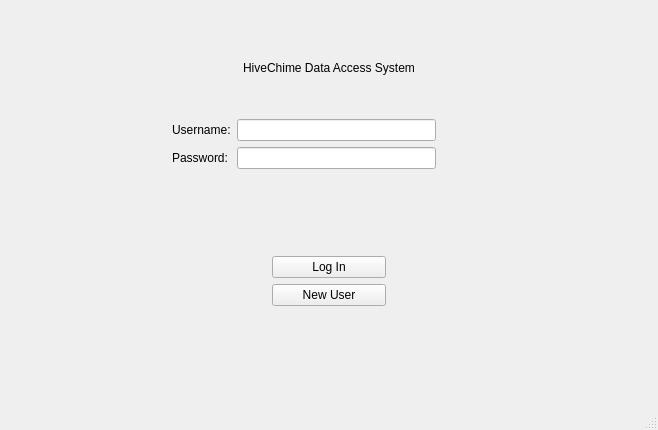
<?xml version="1.0" encoding="UTF-8"?>
<ui version="4.0">
 <class>MainWindow</class>
 <widget class="QMainWindow" name="MainWindow">
  <property name="geometry">
   <rect>
    <x>0</x>
    <y>0</y>
    <width>658</width>
    <height>430</height>
   </rect>
  </property>
  <property name="windowTitle">
   <string>MainWindow</string>
  </property>
  <widget class="QWidget" name="centralWidget">
   <layout class="QHBoxLayout" name="horizontalLayout">
    <item>
     <widget class="QStackedWidget" name="stackedWidget">
      <widget class="QWidget" name="s_login">
       <layout class="QVBoxLayout" name="verticalLayout">
        <item>
         <widget class="QLabel" name="s0_l_title">
          <property name="text">
           <string>HiveChime Data Access System</string>
          </property>
          <property name="alignment">
           <set>Qt::AlignCenter</set>
          </property>
         </widget>
        </item>
        <item>
         <layout class="QFormLayout" name="inputs">
          <property name="fieldGrowthPolicy">
           <enum>QFormLayout::AllNonFixedFieldsGrow</enum>
          </property>
          <property name="labelAlignment">
           <set>Qt::AlignLeading|Qt::AlignLeft|Qt::AlignVCenter</set>
          </property>
          <property name="formAlignment">
           <set>Qt::AlignLeading|Qt::AlignLeft|Qt::AlignTop</set>
          </property>
          <property name="leftMargin">
           <number>150</number>
          </property>
          <property name="rightMargin">
           <number>200</number>
          </property>
          <item row="0" column="0">
           <widget class="QLabel" name="s0_l_username">
            <property name="text">
             <string>Username:</string>
            </property>
           </widget>
          </item>
          <item row="0" column="1">
           <widget class="QLineEdit" name="s0_le_username">
            <property name="text">
             <string/>
            </property>
           </widget>
          </item>
          <item row="1" column="0">
           <widget class="QLabel" name="s0_l_password">
            <property name="text">
             <string>Password:</string>
            </property>
           </widget>
          </item>
          <item row="1" column="1">
           <widget class="QLineEdit" name="s0_le_password">
            <property name="text">
             <string/>
            </property>
            <property name="echoMode">
             <enum>QLineEdit::Password</enum>
            </property>
           </widget>
          </item>
         </layout>
        </item>
        <item>
         <spacer name="verticalSpacer">
          <property name="orientation">
           <enum>Qt::Vertical</enum>
          </property>
          <property name="sizeType">
           <enum>QSizePolicy::Fixed</enum>
          </property>
          <property name="sizeHint" stdset="0">
           <size>
            <width>20</width>
            <height>40</height>
           </size>
          </property>
         </spacer>
        </item>
        <item>
         <layout class="QVBoxLayout" name="buttons">
          <property name="sizeConstraint">
           <enum>QLayout::SetDefaultConstraint</enum>
          </property>
          <property name="leftMargin">
           <number>250</number>
          </property>
          <property name="rightMargin">
           <number>250</number>
          </property>
          <item>
           <widget class="QPushButton" name="s0_pb_Login">
            <property name="maximumSize">
             <size>
              <width>620</width>
              <height>16777215</height>
             </size>
            </property>
            <property name="text">
             <string>Log In</string>
            </property>
           </widget>
          </item>
          <item>
           <widget class="QPushButton" name="s0_pb_NewUser">
            <property name="text">
             <string>New User</string>
            </property>
           </widget>
          </item>
         </layout>
        </item>
        <item>
         <widget class="QLabel" name="s0_l_status">
          <property name="maximumSize">
           <size>
            <width>16777215</width>
            <height>74</height>
           </size>
          </property>
          <property name="text">
           <string/>
          </property>
          <property name="alignment">
           <set>Qt::AlignCenter</set>
          </property>
          <property name="wordWrap">
           <bool>true</bool>
          </property>
         </widget>
        </item>
       </layout>
      </widget>
      <widget class="QWidget" name="s_newUser">
       <widget class="QLabel" name="s1_l_status">
        <property name="geometry">
         <rect>
          <x>460</x>
          <y>80</y>
          <width>181</width>
          <height>201</height>
         </rect>
        </property>
        <property name="text">
         <string/>
        </property>
        <property name="alignment">
         <set>Qt::AlignCenter</set>
        </property>
        <property name="wordWrap">
         <bool>true</bool>
        </property>
       </widget>
       <widget class="QWidget" name="layoutWidget">
        <property name="geometry">
         <rect>
          <x>200</x>
          <y>10</y>
          <width>261</width>
          <height>281</height>
         </rect>
        </property>
        <layout class="QVBoxLayout" name="verticalLayout_2">
         <item>
          <widget class="QLabel" name="s1_l_title">
           <property name="text">
            <string>New User</string>
           </property>
           <property name="alignment">
            <set>Qt::AlignCenter</set>
           </property>
          </widget>
         </item>
         <item>
          <layout class="QFormLayout" name="formLayout">
           <property name="horizontalSpacing">
            <number>0</number>
           </property>
           <item row="0" column="0">
            <widget class="QLabel" name="s1_l_username">
             <property name="text">
              <string>Username</string>
             </property>
             <property name="alignment">
              <set>Qt::AlignLeading|Qt::AlignLeft|Qt::AlignVCenter</set>
             </property>
            </widget>
           </item>
           <item row="0" column="1">
            <widget class="QLineEdit" name="s1_le_username"/>
           </item>
           <item row="1" column="0">
            <widget class="QLabel" name="s1_l_password">
             <property name="text">
              <string>Password</string>
             </property>
             <property name="alignment">
              <set>Qt::AlignCenter</set>
             </property>
            </widget>
           </item>
           <item row="1" column="1">
            <widget class="QLineEdit" name="s1_le_password">
             <property name="echoMode">
              <enum>QLineEdit::Password</enum>
             </property>
            </widget>
           </item>
           <item row="2" column="0">
            <widget class="QLabel" name="s1_l_confirmPassword">
             <property name="text">
              <string>Confirm Password</string>
             </property>
             <property name="alignment">
              <set>Qt::AlignCenter</set>
             </property>
            </widget>
           </item>
           <item row="2" column="1">
            <widget class="QLineEdit" name="s1_le_confirmPassword">
             <property name="echoMode">
              <enum>QLineEdit::Password</enum>
             </property>
            </widget>
           </item>
           <item row="3" column="0">
            <widget class="QLabel" name="s1_l_firstName">
             <property name="text">
              <string>First Name</string>
             </property>
             <property name="alignment">
              <set>Qt::AlignCenter</set>
             </property>
            </widget>
           </item>
           <item row="3" column="1">
            <widget class="QLineEdit" name="s1_le_firstName">
             <property name="text">
              <string/>
             </property>
            </widget>
           </item>
           <item row="4" column="0">
            <widget class="QLabel" name="s1_l_lastName">
             <property name="text">
              <string>Last Name</string>
             </property>
             <property name="alignment">
              <set>Qt::AlignCenter</set>
             </property>
            </widget>
           </item>
           <item row="4" column="1">
            <widget class="QLineEdit" name="s1_le_lastName">
             <property name="text">
              <string/>
             </property>
             <property name="echoMode">
              <enum>QLineEdit::Normal</enum>
             </property>
            </widget>
           </item>
           <item row="5" column="0">
            <widget class="QLabel" name="s1_l_email">
             <property name="text">
              <string>Email</string>
             </property>
             <property name="alignment">
              <set>Qt::AlignCenter</set>
             </property>
            </widget>
           </item>
           <item row="5" column="1">
            <widget class="QLineEdit" name="s1_le_email">
             <property name="text">
              <string/>
             </property>
             <property name="echoMode">
              <enum>QLineEdit::Normal</enum>
             </property>
            </widget>
           </item>
          </layout>
         </item>
         <item>
          <layout class="QHBoxLayout" name="horizontalLayout_2">
           <item>
            <widget class="QPushButton" name="s1_pb_back">
             <property name="text">
              <string>Back</string>
             </property>
            </widget>
           </item>
           <item>
            <widget class="QPushButton" name="s1_pb_CreateUser">
             <property name="text">
              <string>Create User</string>
             </property>
            </widget>
           </item>
          </layout>
         </item>
        </layout>
       </widget>
      </widget>
      <widget class="QWidget" name="s_forgotPassword">
       <widget class="QPushButton" name="s2_pb_reset">
        <property name="geometry">
         <rect>
          <x>250</x>
          <y>220</y>
          <width>121</width>
          <height>25</height>
         </rect>
        </property>
        <property name="text">
         <string>Reset Password</string>
        </property>
       </widget>
       <widget class="QLineEdit" name="s2_le_username">
        <property name="geometry">
         <rect>
          <x>230</x>
          <y>70</y>
          <width>171</width>
          <height>31</height>
         </rect>
        </property>
       </widget>
       <widget class="QLineEdit" name="s2_le_newPassword">
        <property name="geometry">
         <rect>
          <x>230</x>
          <y>120</y>
          <width>171</width>
          <height>31</height>
         </rect>
        </property>
        <property name="echoMode">
         <enum>QLineEdit::Password</enum>
        </property>
       </widget>
       <widget class="QLineEdit" name="s2_le_confPassword">
        <property name="geometry">
         <rect>
          <x>230</x>
          <y>170</y>
          <width>171</width>
          <height>31</height>
         </rect>
        </property>
        <property name="echoMode">
         <enum>QLineEdit::Password</enum>
        </property>
       </widget>
       <widget class="QLabel" name="s2_l_title">
        <property name="geometry">
         <rect>
          <x>233</x>
          <y>10</y>
          <width>171</width>
          <height>41</height>
         </rect>
        </property>
        <property name="text">
         <string>Reset password</string>
        </property>
        <property name="alignment">
         <set>Qt::AlignCenter</set>
        </property>
       </widget>
       <widget class="QLabel" name="s2_l_username">
        <property name="geometry">
         <rect>
          <x>80</x>
          <y>70</y>
          <width>131</width>
          <height>31</height>
         </rect>
        </property>
        <property name="text">
         <string>Username</string>
        </property>
        <property name="alignment">
         <set>Qt::AlignCenter</set>
        </property>
       </widget>
       <widget class="QLabel" name="s2_l_newPassword">
        <property name="geometry">
         <rect>
          <x>80</x>
          <y>120</y>
          <width>131</width>
          <height>31</height>
         </rect>
        </property>
        <property name="text">
         <string>New Password</string>
        </property>
        <property name="alignment">
         <set>Qt::AlignCenter</set>
        </property>
       </widget>
       <widget class="QLabel" name="s2_l_confPassword">
        <property name="geometry">
         <rect>
          <x>80</x>
          <y>170</y>
          <width>131</width>
          <height>31</height>
         </rect>
        </property>
        <property name="text">
         <string>Confirm Password</string>
        </property>
        <property name="alignment">
         <set>Qt::AlignCenter</set>
        </property>
       </widget>
       <widget class="QLabel" name="s2_l_status">
        <property name="geometry">
         <rect>
          <x>160</x>
          <y>300</y>
          <width>281</width>
          <height>71</height>
         </rect>
        </property>
        <property name="text">
         <string/>
        </property>
        <property name="alignment">
         <set>Qt::AlignCenter</set>
        </property>
        <property name="wordWrap">
         <bool>true</bool>
        </property>
       </widget>
      </widget>
      <widget class="QWidget" name="s_homeScreen">
       <widget class="QLabel" name="s3_l_title">
        <property name="geometry">
         <rect>
          <x>220</x>
          <y>10</y>
          <width>211</width>
          <height>31</height>
         </rect>
        </property>
        <property name="text">
         <string>Home Screen</string>
        </property>
        <property name="alignment">
         <set>Qt::AlignCenter</set>
        </property>
       </widget>
       <widget class="QLabel" name="s3_l_status">
        <property name="geometry">
         <rect>
          <x>250</x>
          <y>46</y>
          <width>151</width>
          <height>91</height>
         </rect>
        </property>
        <property name="text">
         <string/>
        </property>
        <property name="alignment">
         <set>Qt::AlignCenter</set>
        </property>
        <property name="wordWrap">
         <bool>true</bool>
        </property>
       </widget>
       <widget class="QPushButton" name="s3_pb_logout">
        <property name="geometry">
         <rect>
          <x>240</x>
          <y>340</y>
          <width>151</width>
          <height>41</height>
         </rect>
        </property>
        <property name="text">
         <string>Logout</string>
        </property>
       </widget>
       <widget class="QPushButton" name="s3_pb_beeChimes">
        <property name="geometry">
         <rect>
          <x>400</x>
          <y>70</y>
          <width>151</width>
          <height>41</height>
         </rect>
        </property>
        <property name="text">
         <string>BeeChimes</string>
        </property>
       </widget>
       <widget class="QSlider" name="s3_hs_scale">
        <property name="geometry">
         <rect>
          <x>390</x>
          <y>170</y>
          <width>171</width>
          <height>16</height>
         </rect>
        </property>
        <property name="minimum">
         <number>-3</number>
        </property>
        <property name="maximum">
         <number>3</number>
        </property>
        <property name="orientation">
         <enum>Qt::Horizontal</enum>
        </property>
       </widget>
       <widget class="QLabel" name="s3_l_scale">
        <property name="geometry">
         <rect>
          <x>390</x>
          <y>140</y>
          <width>171</width>
          <height>20</height>
         </rect>
        </property>
        <property name="text">
         <string>Time Scale</string>
        </property>
        <property name="alignment">
         <set>Qt::AlignCenter</set>
        </property>
       </widget>
       <widget class="QLabel" name="s3_l_scaleMin">
        <property name="geometry">
         <rect>
          <x>320</x>
          <y>170</y>
          <width>57</width>
          <height>16</height>
         </rect>
        </property>
        <property name="text">
         <string>1/8 x</string>
        </property>
        <property name="alignment">
         <set>Qt::AlignCenter</set>
        </property>
       </widget>
       <widget class="QLabel" name="s3_l_scaleMax">
        <property name="geometry">
         <rect>
          <x>570</x>
          <y>170</y>
          <width>57</width>
          <height>16</height>
         </rect>
        </property>
        <property name="text">
         <string>8 x</string>
        </property>
        <property name="alignment">
         <set>Qt::AlignCenter</set>
        </property>
       </widget>
       <widget class="QLabel" name="s3_l_incrementMin">
        <property name="geometry">
         <rect>
          <x>320</x>
          <y>240</y>
          <width>57</width>
          <height>16</height>
         </rect>
        </property>
        <property name="text">
         <string>1/8 s</string>
        </property>
        <property name="alignment">
         <set>Qt::AlignCenter</set>
        </property>
       </widget>
       <widget class="QLabel" name="s3_l_incrementMax">
        <property name="geometry">
         <rect>
          <x>570</x>
          <y>240</y>
          <width>57</width>
          <height>16</height>
         </rect>
        </property>
        <property name="text">
         <string>8 s</string>
        </property>
        <property name="alignment">
         <set>Qt::AlignCenter</set>
        </property>
       </widget>
       <widget class="QSlider" name="s3_hs_increment">
        <property name="geometry">
         <rect>
          <x>390</x>
          <y>240</y>
          <width>171</width>
          <height>16</height>
         </rect>
        </property>
        <property name="minimum">
         <number>-3</number>
        </property>
        <property name="maximum">
         <number>3</number>
        </property>
        <property name="orientation">
         <enum>Qt::Horizontal</enum>
        </property>
       </widget>
       <widget class="QLabel" name="s3_l_increment">
        <property name="geometry">
         <rect>
          <x>390</x>
          <y>210</y>
          <width>171</width>
          <height>20</height>
         </rect>
        </property>
        <property name="text">
         <string>Time Increment</string>
        </property>
        <property name="alignment">
         <set>Qt::AlignCenter</set>
        </property>
       </widget>
       <widget class="QLabel" name="s3_l_pSimPlayedMin">
        <property name="geometry">
         <rect>
          <x>320</x>
          <y>310</y>
          <width>57</width>
          <height>16</height>
         </rect>
        </property>
        <property name="text">
         <string>1</string>
        </property>
        <property name="alignment">
         <set>Qt::AlignCenter</set>
        </property>
       </widget>
       <widget class="QLabel" name="s3_l_pSimPlayedMax">
        <property name="geometry">
         <rect>
          <x>570</x>
          <y>310</y>
          <width>57</width>
          <height>16</height>
         </rect>
        </property>
        <property name="text">
         <string>100</string>
        </property>
        <property name="alignment">
         <set>Qt::AlignCenter</set>
        </property>
       </widget>
       <widget class="QSlider" name="s3_hs_pSimPlayed">
        <property name="geometry">
         <rect>
          <x>390</x>
          <y>310</y>
          <width>171</width>
          <height>16</height>
         </rect>
        </property>
        <property name="minimum">
         <number>1</number>
        </property>
        <property name="maximum">
         <number>100</number>
        </property>
        <property name="value">
         <number>50</number>
        </property>
        <property name="orientation">
         <enum>Qt::Horizontal</enum>
        </property>
       </widget>
       <widget class="QLabel" name="s3_l_pSimPlayed">
        <property name="geometry">
         <rect>
          <x>390</x>
          <y>280</y>
          <width>171</width>
          <height>20</height>
         </rect>
        </property>
        <property name="text">
         <string>% of Simulation Played</string>
        </property>
        <property name="alignment">
         <set>Qt::AlignCenter</set>
        </property>
       </widget>
       <widget class="QPushButton" name="s3_pb_beeAlerts">
        <property name="geometry">
         <rect>
          <x>60</x>
          <y>70</y>
          <width>151</width>
          <height>41</height>
         </rect>
        </property>
        <property name="text">
         <string>Bee Alerts</string>
        </property>
       </widget>
       <widget class="QPushButton" name="s3_pb_viewCurrentWeather">
        <property name="geometry">
         <rect>
          <x>60</x>
          <y>150</y>
          <width>151</width>
          <height>41</height>
         </rect>
        </property>
        <property name="text">
         <string>Current Weather</string>
        </property>
       </widget>
      </widget>
      <widget class="QWidget" name="s_addHive">
       <widget class="QLabel" name="s4_l_title">
        <property name="geometry">
         <rect>
          <x>240</x>
          <y>10</y>
          <width>141</width>
          <height>21</height>
         </rect>
        </property>
        <property name="text">
         <string>Add Hive</string>
        </property>
        <property name="alignment">
         <set>Qt::AlignCenter</set>
        </property>
       </widget>
       <widget class="QLineEdit" name="s4_le_hiveID">
        <property name="geometry">
         <rect>
          <x>300</x>
          <y>50</y>
          <width>161</width>
          <height>31</height>
         </rect>
        </property>
       </widget>
       <widget class="QLabel" name="s4_l_hiveID">
        <property name="geometry">
         <rect>
          <x>170</x>
          <y>50</y>
          <width>111</width>
          <height>31</height>
         </rect>
        </property>
        <property name="text">
         <string>Hive ID</string>
        </property>
        <property name="alignment">
         <set>Qt::AlignCenter</set>
        </property>
       </widget>
       <widget class="QLabel" name="s4_l_hiveLocation">
        <property name="geometry">
         <rect>
          <x>170</x>
          <y>100</y>
          <width>111</width>
          <height>31</height>
         </rect>
        </property>
        <property name="text">
         <string>Hive Location</string>
        </property>
        <property name="alignment">
         <set>Qt::AlignCenter</set>
        </property>
       </widget>
       <widget class="QLineEdit" name="s4_le_hiveLocation">
        <property name="geometry">
         <rect>
          <x>300</x>
          <y>100</y>
          <width>161</width>
          <height>31</height>
         </rect>
        </property>
       </widget>
       <widget class="QLabel" name="s4_l_status">
        <property name="geometry">
         <rect>
          <x>13</x>
          <y>10</y>
          <width>141</width>
          <height>361</height>
         </rect>
        </property>
        <property name="text">
         <string>Not set up yet to add to database!</string>
        </property>
        <property name="alignment">
         <set>Qt::AlignCenter</set>
        </property>
        <property name="wordWrap">
         <bool>true</bool>
        </property>
       </widget>
       <widget class="QPushButton" name="s4_pb_add">
        <property name="geometry">
         <rect>
          <x>290</x>
          <y>260</y>
          <width>121</width>
          <height>41</height>
         </rect>
        </property>
        <property name="text">
         <string>Add</string>
        </property>
       </widget>
       <widget class="QPushButton" name="s4_pb_cancel">
        <property name="geometry">
         <rect>
          <x>290</x>
          <y>330</y>
          <width>121</width>
          <height>41</height>
         </rect>
        </property>
        <property name="text">
         <string>Cancel</string>
        </property>
       </widget>
      </widget>
      <widget class="QWidget" name="s_findHive">
       <widget class="QPushButton" name="s5_pb_selectHive">
        <property name="geometry">
         <rect>
          <x>320</x>
          <y>320</y>
          <width>191</width>
          <height>51</height>
         </rect>
        </property>
        <property name="text">
         <string>Select Hive</string>
        </property>
       </widget>
       <widget class="QPushButton" name="s5_pb_home">
        <property name="geometry">
         <rect>
          <x>520</x>
          <y>320</y>
          <width>121</width>
          <height>51</height>
         </rect>
        </property>
        <property name="text">
         <string>Home</string>
        </property>
       </widget>
       <widget class="QLabel" name="s5_l_currHive">
        <property name="geometry">
         <rect>
          <x>10</x>
          <y>320</y>
          <width>111</width>
          <height>51</height>
         </rect>
        </property>
        <property name="text">
         <string>Current Hive:</string>
        </property>
        <property name="alignment">
         <set>Qt::AlignCenter</set>
        </property>
        <property name="wordWrap">
         <bool>true</bool>
        </property>
       </widget>
       <widget class="QLabel" name="s5_l_currentHiveStatus">
        <property name="geometry">
         <rect>
          <x>130</x>
          <y>320</y>
          <width>181</width>
          <height>51</height>
         </rect>
        </property>
        <property name="text">
         <string/>
        </property>
        <property name="alignment">
         <set>Qt::AlignCenter</set>
        </property>
        <property name="wordWrap">
         <bool>true</bool>
        </property>
       </widget>
      </widget>
      <widget class="QWidget" name="s_hiveScreen">
       <widget class="QLabel" name="s6_l_title">
        <property name="geometry">
         <rect>
          <x>260</x>
          <y>20</y>
          <width>131</width>
          <height>41</height>
         </rect>
        </property>
        <property name="text">
         <string>Hive Screen</string>
        </property>
        <property name="alignment">
         <set>Qt::AlignCenter</set>
        </property>
        <property name="wordWrap">
         <bool>true</bool>
        </property>
       </widget>
       <widget class="QPushButton" name="s6_pb_editHive">
        <property name="geometry">
         <rect>
          <x>250</x>
          <y>320</y>
          <width>151</width>
          <height>41</height>
         </rect>
        </property>
        <property name="text">
         <string>Edit Hive</string>
        </property>
       </widget>
       <widget class="QPushButton" name="s6_pb_viewData">
        <property name="geometry">
         <rect>
          <x>250</x>
          <y>260</y>
          <width>151</width>
          <height>41</height>
         </rect>
        </property>
        <property name="text">
         <string>View Data</string>
        </property>
       </widget>
       <widget class="QLabel" name="s6_l_status">
        <property name="geometry">
         <rect>
          <x>240</x>
          <y>80</y>
          <width>161</width>
          <height>61</height>
         </rect>
        </property>
        <property name="text">
         <string/>
        </property>
        <property name="alignment">
         <set>Qt::AlignCenter</set>
        </property>
        <property name="wordWrap">
         <bool>true</bool>
        </property>
       </widget>
       <widget class="QPushButton" name="s6_pb_back">
        <property name="geometry">
         <rect>
          <x>10</x>
          <y>10</y>
          <width>83</width>
          <height>25</height>
         </rect>
        </property>
        <property name="text">
         <string>Back</string>
        </property>
       </widget>
      </widget>
      <widget class="QWidget" name="s_editHive">
       <widget class="QLabel" name="s7_l_title">
        <property name="geometry">
         <rect>
          <x>250</x>
          <y>10</y>
          <width>151</width>
          <height>31</height>
         </rect>
        </property>
        <property name="text">
         <string>Edit Hive</string>
        </property>
        <property name="alignment">
         <set>Qt::AlignCenter</set>
        </property>
        <property name="wordWrap">
         <bool>true</bool>
        </property>
       </widget>
       <widget class="QLabel" name="s7_l_updateLocation">
        <property name="geometry">
         <rect>
          <x>90</x>
          <y>80</y>
          <width>151</width>
          <height>21</height>
         </rect>
        </property>
        <property name="text">
         <string>Update location:</string>
        </property>
        <property name="alignment">
         <set>Qt::AlignCenter</set>
        </property>
       </widget>
       <widget class="QLineEdit" name="s7_le_updateLocation">
        <property name="geometry">
         <rect>
          <x>260</x>
          <y>80</y>
          <width>171</width>
          <height>25</height>
         </rect>
        </property>
       </widget>
       <widget class="QPushButton" name="s7_pb_submitChanges">
        <property name="geometry">
         <rect>
          <x>222</x>
          <y>310</y>
          <width>211</width>
          <height>51</height>
         </rect>
        </property>
        <property name="text">
         <string>Submit Changes</string>
        </property>
       </widget>
      </widget>
      <widget class="QWidget" name="s_hiveData">
       <widget class="QLabel" name="s8_l_status">
        <property name="geometry">
         <rect>
          <x>250</x>
          <y>140</y>
          <width>141</width>
          <height>20</height>
         </rect>
        </property>
        <property name="text">
         <string>Cue the music, folks</string>
        </property>
       </widget>
       <widget class="QLabel" name="s8_l_title">
        <property name="geometry">
         <rect>
          <x>290</x>
          <y>20</y>
          <width>64</width>
          <height>17</height>
         </rect>
        </property>
        <property name="text">
         <string>Data</string>
        </property>
        <property name="alignment">
         <set>Qt::AlignCenter</set>
        </property>
        <property name="wordWrap">
         <bool>true</bool>
        </property>
       </widget>
       <widget class="QPushButton" name="s8_pb_back">
        <property name="geometry">
         <rect>
          <x>280</x>
          <y>320</y>
          <width>83</width>
          <height>25</height>
         </rect>
        </property>
        <property name="text">
         <string>Back</string>
        </property>
       </widget>
      </widget>
     </widget>
    </item>
   </layout>
  </widget>
  <widget class="QStatusBar" name="statusBar"/>
 </widget>
 <layoutdefault spacing="6" margin="11"/>
 <tabstops>
  <tabstop>s0_le_username</tabstop>
  <tabstop>s0_le_password</tabstop>
  <tabstop>s0_pb_Login</tabstop>
  <tabstop>s0_pb_NewUser</tabstop>
  <tabstop>s1_le_username</tabstop>
  <tabstop>s1_le_password</tabstop>
  <tabstop>s1_le_confirmPassword</tabstop>
  <tabstop>s1_le_firstName</tabstop>
  <tabstop>s1_le_lastName</tabstop>
  <tabstop>s1_le_email</tabstop>
  <tabstop>s1_pb_CreateUser</tabstop>
  <tabstop>s2_le_username</tabstop>
  <tabstop>s2_le_newPassword</tabstop>
  <tabstop>s2_le_confPassword</tabstop>
  <tabstop>s2_pb_reset</tabstop>
  <tabstop>s3_pb_logout</tabstop>
  <tabstop>s3_pb_beeChimes</tabstop>
  <tabstop>s3_hs_scale</tabstop>
  <tabstop>s3_hs_increment</tabstop>
  <tabstop>s3_hs_pSimPlayed</tabstop>
  <tabstop>s4_le_hiveID</tabstop>
  <tabstop>s4_le_hiveLocation</tabstop>
  <tabstop>s4_pb_add</tabstop>
  <tabstop>s4_pb_cancel</tabstop>
  <tabstop>s5_pb_selectHive</tabstop>
  <tabstop>s5_pb_home</tabstop>
  <tabstop>s6_pb_viewData</tabstop>
  <tabstop>s6_pb_editHive</tabstop>
  <tabstop>s6_pb_back</tabstop>
  <tabstop>s7_le_updateLocation</tabstop>
  <tabstop>s8_pb_back</tabstop>
  <tabstop>s7_pb_submitChanges</tabstop>
 </tabstops>
 <resources/>
 <connections/>
</ui>
